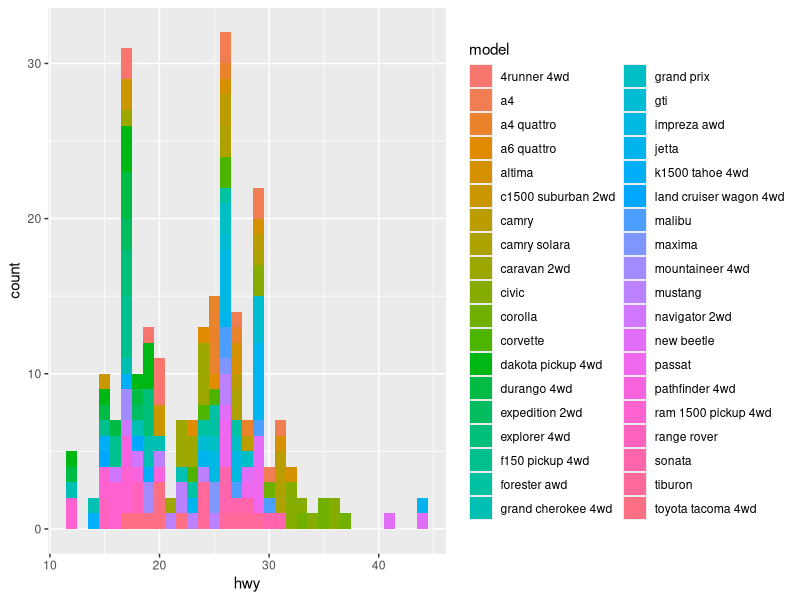
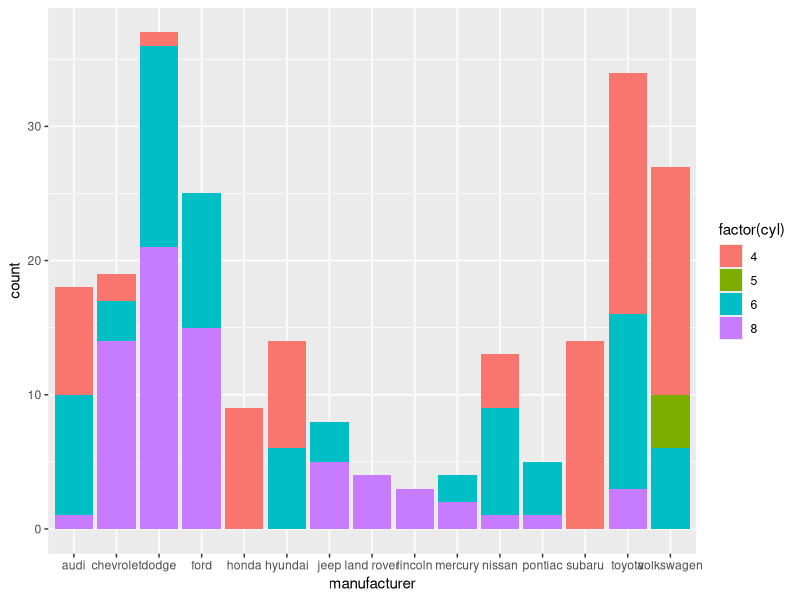
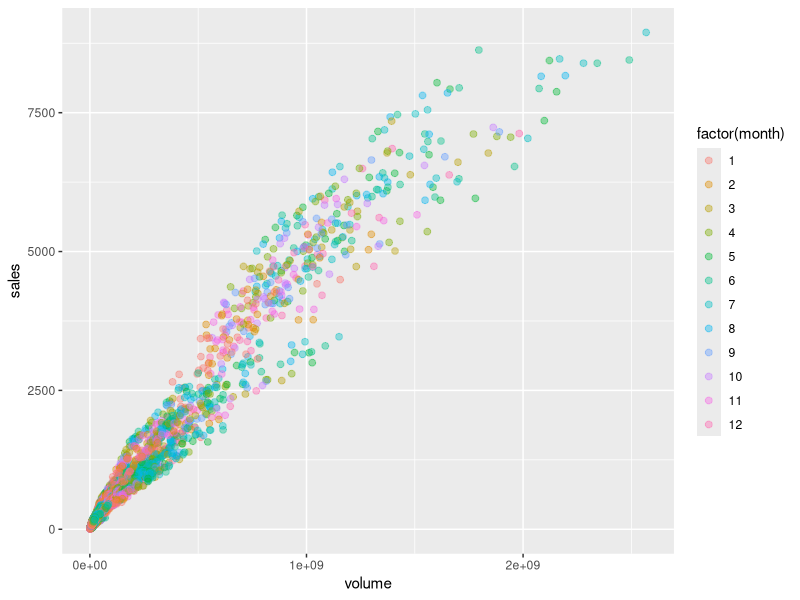
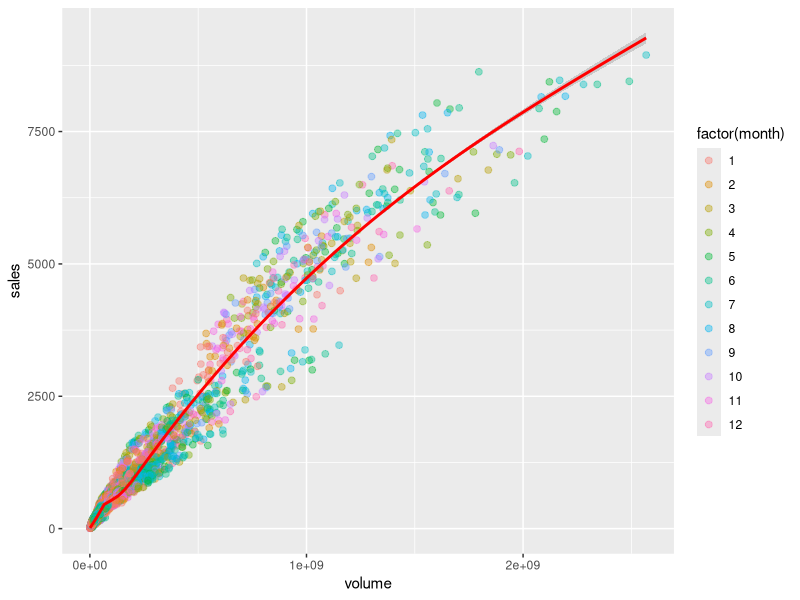

Recreate these plots in R, in order.
## ---- chunk 1
library(ggplot2)
library(ggthemes)
head(mpg)
colnames(mpg)

## ---- chunk 2
mpgHist <- ggplot(mpg, aes(x=hwy)) + geom_histogram(binwidth=1, aes(fill=model))
mpgHist
## ---- chunk 3
carBar <- ggplot(mpg, aes(x=manufacturer)) + geom_bar(aes(fill=factor(cyl))) 
carBar
## ---- chunk 4
head(txhousing)
colnames(txhousing)
## ---- chunk 5
#carPlot <- carPlot + geom_point(aes(shape=factor(cyl),color=factor(cyl)))

# change the color scale
#carPlot <- carPlot + geom_point(aes(color=hp)) + scale_color_gradient(low='blue',high='red')

volSales <- ggplot(txhousing, aes(x=volume,y=sales)) + geom_point(aes(color=factor(month)), size=2, alpha=0.4) 
 
volSales

## ---- chunk 6
smoothVolSales <- volSales + geom_smooth(color='red')
smoothVolSales

